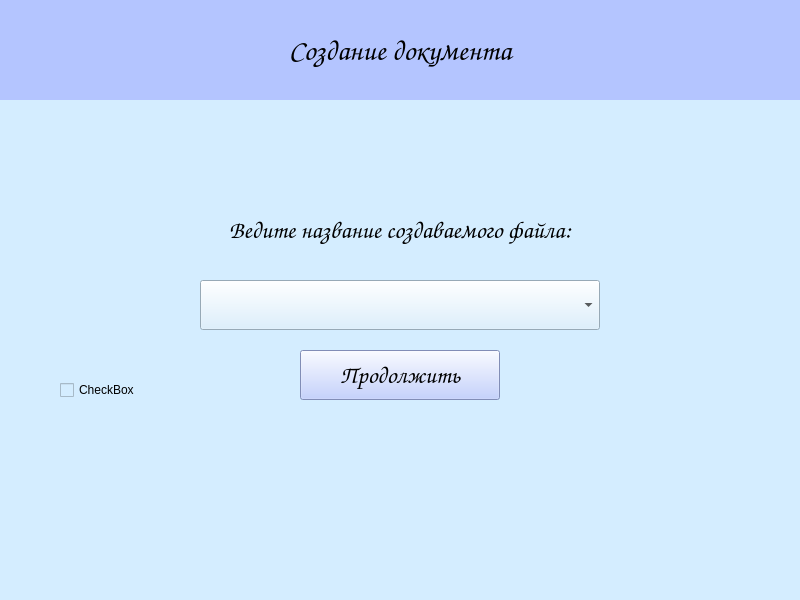
<?xml version="1.0" encoding="UTF-8"?>
<ui version="4.0">
 <class>inputFileFormattingWindow</class>
 <widget class="QMainWindow" name="inputFileFormattingWindow">
  <property name="windowModality">
   <enum>Qt::NonModal</enum>
  </property>
  <property name="geometry">
   <rect>
    <x>0</x>
    <y>0</y>
    <width>800</width>
    <height>600</height>
   </rect>
  </property>
  <property name="font">
   <font>
    <weight>50</weight>
    <bold>false</bold>
   </font>
  </property>
  <property name="windowTitle">
   <string>Experiment</string>
  </property>
  <property name="styleSheet">
   <string notr="true">background-color: rgb(212, 237, 255);</string>
  </property>
  <widget class="QWidget" name="centralwidget">
   <widget class="QLabel" name="label">
    <property name="geometry">
     <rect>
      <x>0</x>
      <y>0</y>
      <width>800</width>
      <height>100</height>
     </rect>
    </property>
    <property name="font">
     <font>
      <family>Comic Sans MS</family>
      <pointsize>22</pointsize>
      <weight>75</weight>
      <italic>false</italic>
      <bold>true</bold>
     </font>
    </property>
    <property name="layoutDirection">
     <enum>Qt::LeftToRight</enum>
    </property>
    <property name="autoFillBackground">
     <bool>false</bool>
    </property>
    <property name="styleSheet">
     <string notr="true">background-color: rgb(180, 197, 255);</string>
    </property>
    <property name="text">
     <string>Создание документа</string>
    </property>
    <property name="alignment">
     <set>Qt::AlignCenter</set>
    </property>
    <property name="wordWrap">
     <bool>false</bool>
    </property>
   </widget>
   <widget class="QPushButton" name="continueButton">
    <property name="geometry">
     <rect>
      <x>300</x>
      <y>350</y>
      <width>200</width>
      <height>50</height>
     </rect>
    </property>
    <property name="font">
     <font>
      <family>Comic Sans MS</family>
      <pointsize>18</pointsize>
      <weight>75</weight>
      <bold>true</bold>
     </font>
    </property>
    <property name="styleSheet">
     <string notr="true">background-color: rgb(180, 197, 255);</string>
    </property>
    <property name="text">
     <string>Продолжить</string>
    </property>
    <property name="default">
     <bool>false</bool>
    </property>
    <property name="flat">
     <bool>false</bool>
    </property>
   </widget>
   <widget class="QLabel" name="infoLabel">
    <property name="geometry">
     <rect>
      <x>0</x>
      <y>200</y>
      <width>800</width>
      <height>60</height>
     </rect>
    </property>
    <property name="font">
     <font>
      <family>Comic Sans MS</family>
      <pointsize>18</pointsize>
      <weight>50</weight>
      <italic>false</italic>
      <bold>false</bold>
     </font>
    </property>
    <property name="layoutDirection">
     <enum>Qt::LeftToRight</enum>
    </property>
    <property name="autoFillBackground">
     <bool>false</bool>
    </property>
    <property name="styleSheet">
     <string notr="true"/>
    </property>
    <property name="text">
     <string>Ведите название создаваемого файла:</string>
    </property>
    <property name="alignment">
     <set>Qt::AlignCenter</set>
    </property>
    <property name="wordWrap">
     <bool>false</bool>
    </property>
    <property name="margin">
     <number>5</number>
    </property>
   </widget>
   <widget class="QComboBox" name="fileFormattingComboBox">
    <property name="geometry">
     <rect>
      <x>200</x>
      <y>280</y>
      <width>400</width>
      <height>50</height>
     </rect>
    </property>
    <property name="font">
     <font>
      <family>Comic Sans MS</family>
      <pointsize>14</pointsize>
     </font>
    </property>
   </widget>
   <widget class="QCheckBox" name="checkBox">
    <property name="geometry">
     <rect>
      <x>60</x>
      <y>380</y>
      <width>81</width>
      <height>20</height>
     </rect>
    </property>
    <property name="text">
     <string>CheckBox</string>
    </property>
   </widget>
  </widget>
 </widget>
 <resources/>
 <connections/>
</ui>
